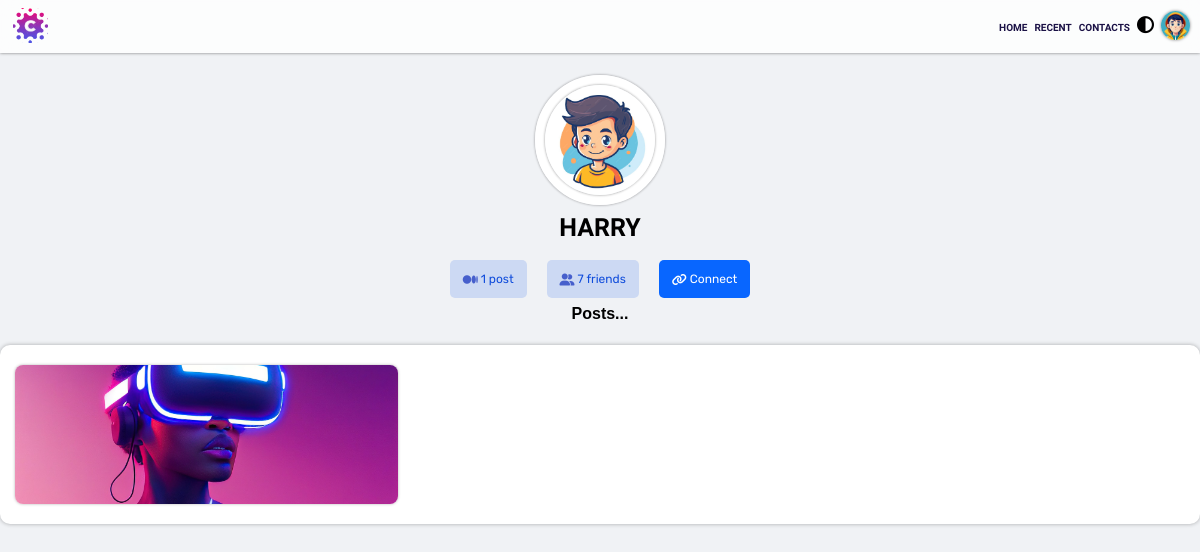
/checkprofile.php?useremail=h@gmail.com (signed in), run on the app's committed database.
### tables this page shows
CREATE TABLE `demodata` (
  `id` int(255) NOT NULL,
  `name` varchar(255) NOT NULL,
  `email` varchar(255) NOT NULL,
  `phone` varchar(255) NOT NULL,
  `password` varchar(255) NOT NULL,
  `cpassword` varchar(255) NOT NULL,
  `image` varchar(255) NOT NULL,
  `description` varchar(255) NOT NULL,
  `status` varchar(255) NOT NULL,
  `q_status` int(255) NOT NULL
);

CREATE TABLE `main_content` (
  `id` int(255) NOT NULL,
  `username` varchar(255) NOT NULL,
  `profileimg` varchar(255) NOT NULL,
  `video` varchar(255) NOT NULL,
  `desp` varchar(255) NOT NULL,
  `email` varchar(255) NOT NULL
);

### checkprofile.php (the view, shortened to what this page needs)
<!DOCTYPE html>
<html lang="en">
<head>
    <link rel="stylesheet" href="01.css?v=<?php echo time(); ?>">
    <link rel="stylesheet" href="https://cdnjs.cloudflare.com/ajax/libs/font-awesome/6.4.0/css/all.min.css">
</head>
<body>
    <div class="main_div">
        <form action="" method="POST" enctype="multipart/form-data">
            <div class="nav_div">
                <div class="c_logo">
                    <a href="home.php">
                        <img src="logo2_prev_ui.png" alt="logo" loading="lazy">
                    </a>
                </div>
                <div class="menu">
                    <ul>
                        <li><a href="home.php" class="dtext">home</a></li>
                        <li><a href="#" class="dtext">recent</a></li>
                        <li><a href="#" class="dtext">contacts</a></li>
                        <li>
                            <a href="#" class="dtext">
                                <i class="fa-solid fa-circle-half-stroke darkm"></i>
                            </a>
                        </li>
                        <li>
                            <a href="#">
                                <div class="profile" tooltip="profile" flow="down">
                                    <img src="<?php echo $_SESSION['pimg']; ?>" alt="profile_img">
                                </div>
                            </a>
                        </li>
                    </ul>
                </div>
            </div>
            <?php
            include 'connection.php';
            $useremail = $_GET['useremail'];
            $selectemail = "select * from demodata where email='$useremail'";
            $selectemailquery = mysqli_query($con, $selectemail);
            $useremaildata = mysqli_fetch_array($selectemailquery);
            $username = $useremaildata['name'];
            $userimg = $useremaildata['image'];
            $receiver_id = $useremaildata['id'];
            ?>
            <div class="main_profile_div">
                <div class="all_content">
                    <div class="profile_image_content">
                        <a href="#">
                            <img src="<?php echo $userimg; ?>" alt="profile_img">
                        </a>
                    </div>
                    <div class="profile_name">
                        <h2 class="up_name">
                            <?php echo $username; ?>
                        </h2>
                    </div>
                        <?php
                           include 'connection.php';
                        ?>
                    <div class="add_friend_div">
                <?php
                    $receiverId = $receiver_id;
                     $query = "SELECT COUNT(*) AS friend_count FROM friend_req
                      WHERE ((receiver_id = '$receiverId')
                      OR (sender_id = '$receiverId')) AND req_status = 'friend'";
                      $result = mysqli_query($con, $query);
                    if ($result) {
                       $row = mysqli_fetch_assoc($result);
                       $friendCount = $row['friend_count'];
                    } else {
                        $friendCount = 0;
                        echo "Error: " . mysqli_error($con);
                    }
                    $post_count_query = "SELECT COUNT(*) AS post_count FROM main_content
                      WHERE email='$useremail'";
                      $result1 = mysqli_query($con, $post_count_query);
                      if ($result1) {
                         $row1 = mysqli_fetch_assoc($result1);
                         $postcount = $row1['post_count'];
                      } else {
                          $postcount = 0;
                          echo "Error: " . mysqli_error($con);
                      }
                ?>
                        <div class="sub_add_friend" >
                            <div class="add_btn">
                                <i class="fa-brands fa-medium"></i>
                            </div>
                            <span class="c_con_text">
                                 <?php echo $postcount; ?> <?php echo ($postcount < 2) ? "post" : "posts"; ?>
                            </span>
                        </div>
                        <div class="sub_add_friend" data-user-id="<?php echo $receiver_id ?>">
                            <div class="add_btn">
                                <i class="fa-solid fa-user-group"></i>
                            </div>
                            <span class="c_con_text">
                                <?php echo $friendCount; ?> <?php echo ($friendCount < 2) ? "friend" : "friends"; ?>
                            </span>
                        </div>
                        <?php if ($useremail != $_SESSION['pemail']) { ?>
                        <div class="sub_add_friend"
                        data-sender-id="<?php echo $_SESSION['user_id']; ?>"
                        data-receiver-id="<?php echo $receiver_id; ?>" >
                            <div class="add_btn">
                                <i class="fa-solid fa-link"></i>
                            </div>
                            <span class="c_con_text">
                                Connect
                            </span>
                        </div>
                        <?php } ?>
                    </div>
                    <div class="profile_des">
                        <h3>Posts...</h3>
                    </div>
                    <div class="profile_videos_div">
                        <?php
                        include 'connection.php';
                        $email = $_GET['useremail'];
                        $videoselect = "SELECT main_content.username, main_content.email, main_content.video
                        FROM main_content JOIN demodata ON main_content.email = demodata.email
                        WHERE demodata.status = 'public' AND main_content.email = '$email'
                        ORDER BY main_content.id DESC";
                        $videoquery = mysqli_query($con, $videoselect);
                        while ($totalvideo = mysqli_fetch_array($videoquery)) {
                            ?>
                            <div class="videos">
                                <?php
                                $fileExtension = pathinfo($totalvideo['video'], PATHINFO_EXTENSION);
                                if (in_array($fileExtension, ['jpg', 'jpeg', 'png', 'gif'])) {
                                    echo '<img src="' . $totalvideo['video'] . '" alt="Image">';
                                } elseif (in_array($fileExtension, ['mp4', 'mov', 'avi'])) {
                                    echo '<video controls>';
                                    echo '<source src="' . $totalvideo['video'] . '" type="video/mp4">';
                                    echo 'Your browser does not support the video tag.';
                                    echo '</video>';
                                }
                                ?>
                            </div>
                            <?php
                        }
                        ?>
                    </div>
                </div>
            </div>
        </form>
    </div>
</body>
</html>

### data on the page
demodata: image (picture), name "HARRY"
main_content: video (picture)

### other printed values
$postcount "1"
$friendCount "7"
